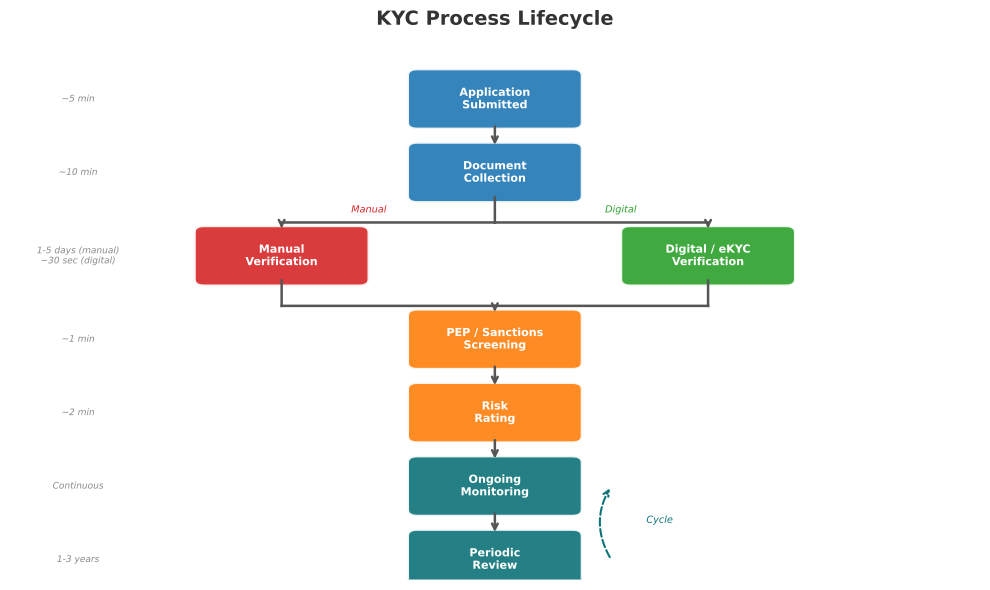

The script that saved this image:
"""
Figure 03: KYC Process Lifecycle
Vertical flowchart depicting the Know Your Customer lifecycle from application
through ongoing monitoring, with manual vs. digital verification branches.
"""
import sys
import os
sys.path.insert(0, os.path.join(os.path.dirname(__file__), '..', '..', '_shared'))

import matplotlib
matplotlib.use('Agg')
import matplotlib.pyplot as plt
import matplotlib.patches as mpatches
from matplotlib.patches import FancyBboxPatch
import numpy as np

try:
    from chart_styles import V4_COLORS, apply_v4_style, save_chart
except ImportError:
    V4_COLORS = {
        'MLPURPLE': '#9467BD', 'MLBLUE': '#1F77B4', 'MLRED': '#D62728',
        'MLORANGE': '#FF7F0E', 'MLGREEN': '#2CA02C', 'MLGRAY': '#7F7F7F',
        'MLTEAL': '#0D7377', 'MLCYAN': '#14BDEB', 'MLYELLOW': '#BCBD22',
        'MLPINK': '#E377C2', 'MLBROWN': '#8C564B',
    }
    def apply_v4_style(ax, title='', xlabel='', ylabel=''):
        ax.set_title(title, fontsize=14, fontweight='bold', pad=15, color='#333333')
        if xlabel: ax.set_xlabel(xlabel, fontsize=11, color='#555555')
        if ylabel: ax.set_ylabel(ylabel, fontsize=11, color='#555555')
        ax.spines['top'].set_visible(False)
        ax.spines['right'].set_visible(False)
        ax.spines['left'].set_color('#CCCCCC')
        ax.spines['bottom'].set_color('#CCCCCC')
        ax.tick_params(colors='#555555', labelsize=9)
        ax.set_facecolor('white')
        return ax
    def save_chart(fig, filename='chart.pdf', dpi=300):
        fig.tight_layout()
        fig.savefig(filename, format='pdf', bbox_inches='tight', dpi=dpi, facecolor='white')
        plt.close(fig)
        print(f'Saved: {filename}')

CHART_METADATA = {
    'title': 'KYC Process Lifecycle',
    'type': 'flowchart',
    'section': 'AML/KYC Compliance',
    'lecture_number': 4,
}

np.random.seed(42)

fig, ax = plt.subplots(1, 1, figsize=(10, 6))
ax.set_xlim(0, 10)
ax.set_ylim(0, 8)
ax.axis('off')
fig.patch.set_facecolor('white')

# Main flow (center column)
main_steps = [
    ('Application\nSubmitted',        5.0, 7.2, V4_COLORS['MLBLUE']),
    ('Document\nCollection',          5.0, 6.1, V4_COLORS['MLBLUE']),
    ('PEP / Sanctions\nScreening',    5.0, 3.6, V4_COLORS['MLORANGE']),
    ('Risk\nRating',                  5.0, 2.5, V4_COLORS['MLORANGE']),
    ('Ongoing\nMonitoring',           5.0, 1.4, V4_COLORS['MLTEAL']),
    ('Periodic\nReview',              5.0, 0.3, V4_COLORS['MLTEAL']),
]

# Branch steps (verification)
branch_steps = [
    ('Manual\nVerification',   2.8, 4.85, V4_COLORS['MLRED']),
    ('Digital / eKYC\nVerification', 7.2, 4.85, V4_COLORS['MLGREEN']),
]

box_w, box_h = 1.6, 0.7
arrow_kw = dict(arrowstyle='->', color='#555555', lw=1.8)

# Draw main boxes
for label, cx, cy, color in main_steps:
    box = FancyBboxPatch((cx - box_w / 2, cy - box_h / 2), box_w, box_h,
                          boxstyle="round,pad=0.1",
                          facecolor=color, edgecolor='white', linewidth=2, alpha=0.90)
    ax.add_patch(box)
    ax.text(cx, cy, label, ha='center', va='center',
            fontsize=8, fontweight='bold', color='white')

# Draw branch boxes
for label, cx, cy, color in branch_steps:
    box = FancyBboxPatch((cx - box_w / 2, cy - box_h / 2), box_w, box_h,
                          boxstyle="round,pad=0.1",
                          facecolor=color, edgecolor='white', linewidth=2, alpha=0.90)
    ax.add_patch(box)
    ax.text(cx, cy, label, ha='center', va='center',
            fontsize=8, fontweight='bold', color='white')

# Vertical arrows in main column
main_pairs = [(0, 1)]  # Application -> Document Collection
for s, e in main_pairs:
    ax.annotate('', xy=(5.0, main_steps[e][2] + box_h / 2 + 0.02),
                xytext=(5.0, main_steps[s][2] - box_h / 2 - 0.02),
                arrowprops=arrow_kw)

# Document Collection -> branch split
# Left branch
ax.plot([5.0, 5.0], [6.1 - box_h / 2 - 0.02, 5.35], color='#555555', lw=1.8)
ax.plot([5.0, 2.8], [5.35, 5.35], color='#555555', lw=1.8)
ax.annotate('', xy=(2.8, 4.85 + box_h / 2 + 0.02), xytext=(2.8, 5.35),
            arrowprops=arrow_kw)
ax.text(3.7, 5.5, 'Manual', ha='center', fontsize=7, color=V4_COLORS['MLRED'],
        fontstyle='italic')

# Right branch
ax.plot([5.0, 7.2], [5.35, 5.35], color='#555555', lw=1.8)
ax.annotate('', xy=(7.2, 4.85 + box_h / 2 + 0.02), xytext=(7.2, 5.35),
            arrowprops=arrow_kw)
ax.text(6.3, 5.5, 'Digital', ha='center', fontsize=7, color=V4_COLORS['MLGREEN'],
        fontstyle='italic')

# Branches converge back to PEP/Sanctions Screening
ax.plot([2.8, 2.8], [4.85 - box_h / 2 - 0.02, 4.1], color='#555555', lw=1.8)
ax.plot([2.8, 5.0], [4.1, 4.1], color='#555555', lw=1.8)
ax.plot([7.2, 7.2], [4.85 - box_h / 2 - 0.02, 4.1], color='#555555', lw=1.8)
ax.plot([7.2, 5.0], [4.1, 4.1], color='#555555', lw=1.8)
ax.annotate('', xy=(5.0, 3.6 + box_h / 2 + 0.02), xytext=(5.0, 4.1),
            arrowprops=arrow_kw)

# Remaining vertical arrows
for i in range(2, len(main_steps) - 1):
    ax.annotate('', xy=(5.0, main_steps[i + 1][2] + box_h / 2 + 0.02),
                xytext=(5.0, main_steps[i][2] - box_h / 2 - 0.02),
                arrowprops=arrow_kw)

# Feedback loop: Periodic Review -> Ongoing Monitoring
ax.annotate('', xy=(5.0 + box_w / 2 + 0.4, 1.4),
            xytext=(5.0 + box_w / 2 + 0.4, 0.3),
            arrowprops=dict(arrowstyle='->', color=V4_COLORS['MLTEAL'],
                            lw=1.5, linestyle='dashed',
                            connectionstyle='arc3,rad=-0.3'))
ax.text(6.7, 0.85, 'Cycle', ha='center', fontsize=7,
        color=V4_COLORS['MLTEAL'], fontstyle='italic')

# Timing annotations
timings = [
    (0.7, 7.2,  '~5 min'),
    (0.7, 6.1,  '~10 min'),
    (0.7, 4.85, '1-5 days (manual)\n~30 sec (digital)'),
    (0.7, 3.6,  '~1 min'),
    (0.7, 2.5,  '~2 min'),
    (0.7, 1.4,  'Continuous'),
    (0.7, 0.3,  '1-3 years'),
]
for x, y, t in timings:
    ax.text(x, y, t, ha='center', va='center', fontsize=6.5,
            color='#888888', fontstyle='italic')

ax.set_title('KYC Process Lifecycle',
             fontsize=14, fontweight='bold', pad=15, color='#333333')

output_path = os.path.join(os.path.dirname(__file__), 'chart.pdf')
save_chart(fig, output_path)
